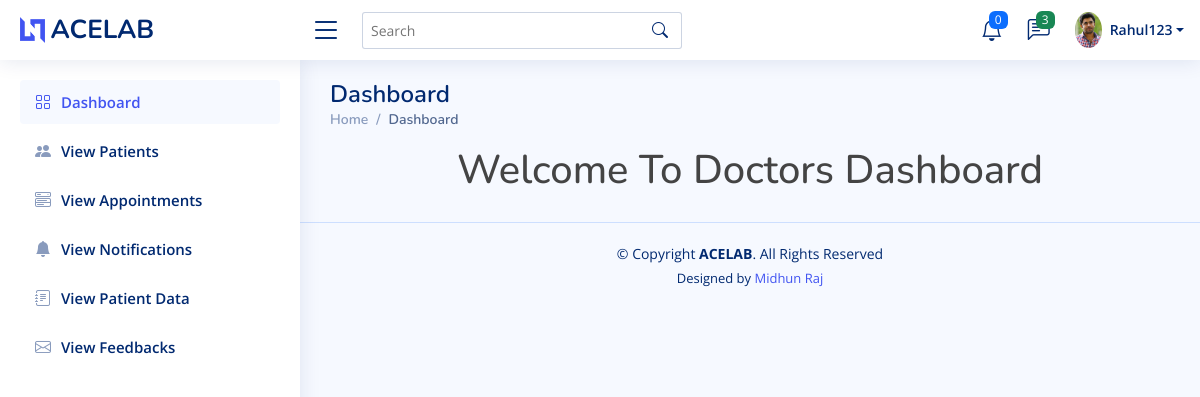
Screenshot of /doctordashboard (signed in) with the database file from the repository.
### home/models.py (models this page shows, shortened)
class Login(AbstractUser):
    is_doctor = models.BooleanField(default=False)
    is_patient = models.BooleanField(default=False)

class doctor(models.Model):
    user = models.OneToOneField(Login, on_delete=models.CASCADE, primary_key=True, related_name='Doctor')
    name = models.CharField(max_length=100)
    department = models.ForeignKey(department, on_delete=models.DO_NOTHING)
    email = models.EmailField()
    Image = models.ImageField(upload_to='images/')
    status = models.IntegerField(default=0)

### home/doctorviews.py (the view)
# urls.py: path('doctordashboard', doctorviews.doctordashboard, name='doctordashboard'),
@login_required(login_url='login_view')
def doctordashboard(request):
    total = DoctorNotification.objects.all().count()
    return render(request, 'doctor/doctorbase.html', {'total': total})

### templates/doctor/doctorbase.html (shortened to what this page needs)
<!DOCTYPE html>
{% load static %}
<html lang="en">
<head>
  <link href=" {% static 'set3/assets/vendor/bootstrap/css/bootstrap.min.css' %} " rel="stylesheet">
  <link href=" {% static 'set3/assets/vendor/bootstrap-icons/bootstrap-icons.css' %} " rel="stylesheet">
  <link href=" {% static 'set3/assets/vendor/boxicons/css/boxicons.min.css' %} " rel="stylesheet">
  <link href=" {% static 'set3/assets/vendor/quill/quill.snow.css' %} " rel="stylesheet">
  <link href=" {% static 'set3/assets/vendor/quill/quill.bubble.css' %} " rel="stylesheet">
  <link href=" {% static 'set3/assets/vendor/remixicon/remixicon.css' %} " rel="stylesheet">
  <link href=" {% static 'set3/assets/vendor/simple-datatables/style.css' %} " rel="stylesheet">
  <link href=" {% static 'set3/assets/css/style.css' %} " rel="stylesheet">
</head>
<body>
  <header id="header" class="header fixed-top d-flex align-items-center">
    <div class="d-flex align-items-center justify-content-between">
      <a href=" {% static 'index.html' %} " class="logo d-flex align-items-center">
        <img src=" {% static 'set3/assets/img/logo.png' %} " alt="">
        <span class="d-none d-lg-block">ACELAB</span>
      </a>
      <i class="bi bi-list toggle-sidebar-btn"></i>
    </div>
    <div class="search-bar">
      <form class="search-form d-flex align-items-center" method="POST" action="#">
        <input type="text" name="query" placeholder="Search" title="Enter search keyword">
        <button type="submit" title="Search"><i class="bi bi-search"></i></button>
      </form>
    </div>
    <nav class="header-nav ms-auto">
      <ul class="d-flex align-items-center">
        <li class="nav-item dropdown">
          <a class="nav-link nav-icon" href="#" data-bs-toggle="dropdown">
            <i class="bi bi-bell"></i>
            <span class="badge bg-primary badge-number">{{total}}</span>
          </a>
        </li>
        <li class="nav-item dropdown">
          <a class="nav-link nav-icon" href="#" data-bs-toggle="dropdown">
            <i class="bi bi-chat-left-text"></i>
            <span class="badge bg-success badge-number">3</span>
          </a>
        </li>
        <li class="nav-item dropdown pe-3">
          <a class="nav-link nav-profile d-flex align-items-center pe-0" href="#" data-bs-toggle="dropdown">
            <img src=" {{request.user.Doctor.Image.url}} " alt="Profile" class="rounded-circle">
            <span class="d-none d-md-block dropdown-toggle ps-2">{{request.user}}</span>
          </a>
        </li>
      </ul>
    </nav>
  </header>
  <aside id="sidebar" class="sidebar">
    <ul class="sidebar-nav" id="sidebar-nav">
      <li class="nav-item">
        <a class="nav-link " href=" {% url 'doctordashboard' %} ">
          <i class="bi bi-grid"></i>
          <span>Dashboard</span>
        </a>
      </li>
      <li class="nav-item">
        <a class="nav-link collapsed" href=" {% url 'doc_view_patients' %} ">
          <i class="bi bi-people-fill"></i>
          <span>View Patients</span>
        </a>
      </li>
      <li class="nav-item">
        <a class="nav-link collapsed" href=" {% url 'doc_view_appointments' %} ">
          <i class="bi bi-menu-button-wide"></i>
          <span>View Appointments</span>
        </a>
      </li>
      <li class="nav-item">
        <a class="nav-link collapsed" href=" {% url 'doc_view_notificaction' %} ">
          <i class="bi bi-bell-fill"></i>
          <span>View Notifications</span>
        </a>
      </li>
       <li class="nav-item">
        <a class="nav-link collapsed" href=" {% url 'view_patient_data' %} ">
          <i class="bi bi-journal-text"></i>
          <span>View Patient Data</span>
        </a>
      </li>
      <li class="nav-item">
        <a class="nav-link collapsed" href=" {% url 'doc_view_feedback' %} ">
          <i class="bi bi-envelope"></i>
          <span>View Feedbacks</span>
        </a>
      </li>
    </ul>
  </aside>
  <main id="main" class="main">
    <div class="pagetitle">
      <h1>Dashboard</h1>
      <nav>
        <ol class="breadcrumb">
          <li class="breadcrumb-item"><a href=" {% url 'doctordashboard' %} ">Home</a></li>
          <li class="breadcrumb-item active">Dashboard</li>
        </ol>
      </nav>
    </div>
    <section class="section dashboard">
      <div class="row">
        <div class="col-lg-12 col-md-12 col-sm-12">
           {% block content %}
            <h1 style="text-align:center">Welcome To Doctors Dashboard</h1>
           {% endblock%}
        </div>
      </div>
    </section>
  </main>
  <footer id="footer" class="footer">
    <div class="copyright">
      &copy; Copyright <strong><span>ACELAB</span></strong>. All Rights Reserved
    </div>
    <div class="credits">
      Designed by <a href="https://bootstrapmade.com/">Midhun Raj</a>
    </div>
  </footer>
</body>
</html>

### static/set3/assets/css/style.css (style rules this page uses)
:root { scroll-behavior: smooth; }
body { font-family: "Open Sans", sans-serif; background: #f6f9ff; color: #444444; }
a { color: #4154f1; text-decoration: none; }
h1, h2, h3, h4, h5, h6 { font-family: "Nunito", sans-serif; }
#main { margin-top: 60px; padding: 20px 30px; transition: all 0.3s; }
.pagetitle { margin-bottom: 10px; }
.pagetitle h1 { font-size: 24px; margin-bottom: 0; font-weight: 600; color: #012970; }
.breadcrumb { font-size: 14px; font-family: "Nunito", sans-serif; color: #899bbd; font-weight: 600; }
.breadcrumb a { color: #899bbd; transition: 0.3s; }
.breadcrumb .breadcrumb-item::before { color: #899bbd; }
.breadcrumb .active { color: #51678f; font-weight: 600; }
.logo { line-height: 1; }
@media (min-width: 1200px) { .logo { width: 280px; } }
.logo img { max-height: 26px; margin-right: 6px; }
.logo span { font-size: 26px; font-weight: 700; color: #012970; font-family: "Nunito", sans-serif; }
.header { transition: all 0.5s; z-index: 997; height: 60px; box-shadow: 0px 2px 20px rgba(1, 41, 112, 0.1); background-color: #fff; padding-left: 20px; }
.header .toggle-sidebar-btn { font-size: 32px; padding-left: 10px; cursor: pointer; color: #012970; }
.header .search-bar { min-width: 360px; padding: 0 20px; }
.header .search-form { width: 100%; }
.header .search-form input { border: 0; font-size: 14px; color: #012970; border: 1px solid rgba(1, 41, 112, 0.2); padding: 7px 38px 7px 8px; border-radius: 3px; transition: 0.3s; width: 100%; }
.header .search-form button { border: 0; padding: 0; margin-left: -30px; background: none; }
.header .search-form button i { color: #012970; }
.header-nav ul { list-style: none; }
.header-nav>ul { margin: 0; padding: 0; }
.header-nav .nav-icon { font-size: 22px; color: #012970; margin-right: 25px; position: relative; }
.header-nav .nav-profile { color: #012970; }
.header-nav .nav-profile img { max-height: 36px; }
.header-nav .nav-profile span { font-size: 14px; font-weight: 600; }
.header-nav .badge-number { position: absolute; inset: -2px -5px auto auto; font-weight: normal; font-size: 12px; padding: 3px 6px; }
.sidebar { position: fixed; top: 60px; left: 0; bottom: 0; width: 300px; z-index: 996; transition: all 0.3s; padding: 20px; overflow-y: auto; scrollbar-width: thin; scrollbar-color: #aab7cf transparent; box-shadow: 0px 0px 20px rgba(1, 41, 112, 0.1); background-color: #fff; }
@media (min-width: 1200px) { #main, #footer { margin-left: 300px; } }
.sidebar-nav { padding: 0; margin: 0; list-style: none; }
.sidebar-nav li { padding: 0; margin: 0; list-style: none; }
.sidebar-nav .nav-item { margin-bottom: 5px; }
.sidebar-nav .nav-link { display: flex; align-items: center; font-size: 15px; font-weight: 600; color: #4154f1; transition: 0.3; background: #f6f9ff; padding: 10px 15px; border-radius: 4px; }
.sidebar-nav .nav-link i { font-size: 16px; margin-right: 10px; color: #4154f1; }
.sidebar-nav .nav-link.collapsed { color: #012970; background: #fff; }
.sidebar-nav .nav-link.collapsed i { color: #899bbd; }
.footer { padding: 20px 0; font-size: 14px; transition: all 0.3s; border-top: 1px solid #cddfff; }
.footer .copyright { text-align: center; color: #012970; }
.footer .credits { padding-top: 5px; text-align: center; font-size: 13px; color: #012970; }

### rows the page displays
Login: user.Doctor.Image (picture), user "Rahul123"

### other values shown
{{ total }} "0"
